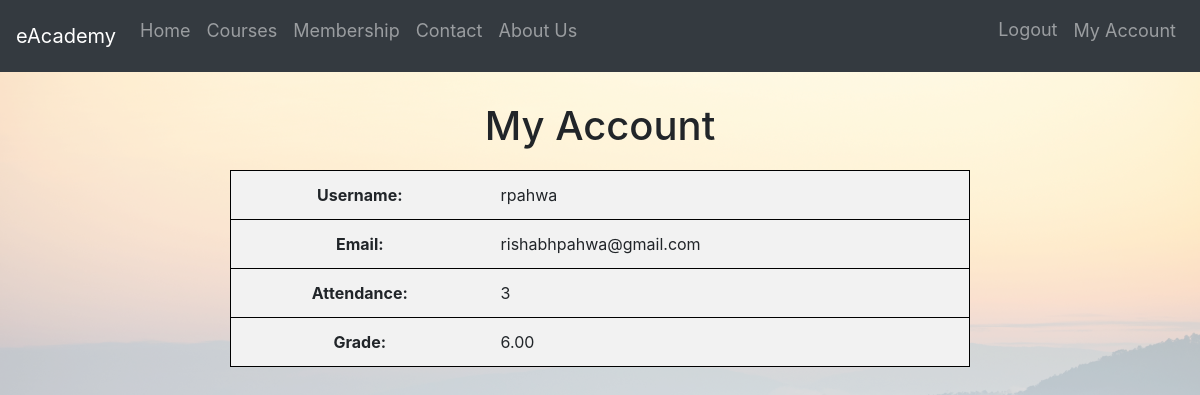
Page /my-account/ (signed in) on the earlier database version.
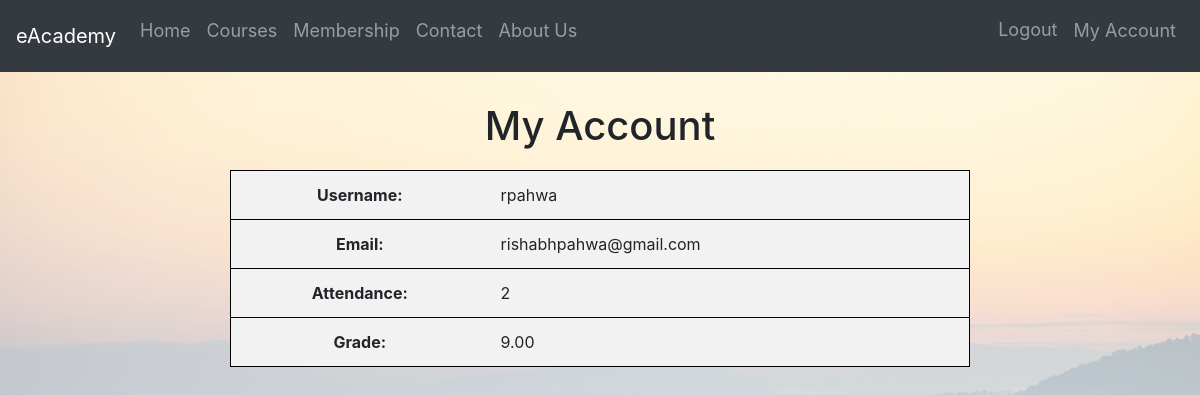
Same page on the later database version.
### eAcademyApp/models.py (models this page shows, shortened)
class Student(models.Model):
    USER_TYPE_CHOICES = [
        ('student', 'Student'),
        ('professor', 'Professor'),
    ]
    user = models.OneToOneField(User, on_delete=models.CASCADE)
    user_type = models.CharField(max_length=10, choices=USER_TYPE_CHOICES, default='student')
    first_name = models.CharField(max_length=100, null=True)
    last_name = models.CharField(max_length=100, null=True)
    email = models.EmailField(unique=True, null=True)
    attendance = models.PositiveIntegerField(default=0)
    grade = models.DecimalField(max_digits=5, decimal_places=2, default=0.0)
    def isteacher(self):
        return self.user_type == 'professor'

### eAcademyApp/views.py (the view)
# urls.py: path('my-account/', views.my_account, name='my_account'),
def my_account(request):
    student_user = request.user.student
    return render(request, 'my_account.html', {'student_user': student_user})

### templates/my_account.html
{% extends 'base.html' %}
{% load static %}
{% block content %}
<div class="container2">
    <h1>My Account</h1>
        <table class="my-account-table">
            <tbody>
                <tr>
                    <th>Username:</th>
                    <td>{{ student_user.user.username }}</td>
                </tr>
                <tr>
                    <th>Email:</th>
                    <td>{{ student_user.email }}</td>
                </tr>
                <tr>
                    <th>Attendance:</th>
                    <td>{{ student_user.attendance }}</td>
                </tr>
                <tr>
                    <th>Grade:</th>
                    <td>{{ student_user.grade }}</td>
                </tr>
            </tbody>
        </table>
    </div>
{% endblock %}

Differences in the rows shown:
changed Student "rishabhpahwa@gmail.com": attendance "3" → "2"; grade "6.00" → "9.00"
